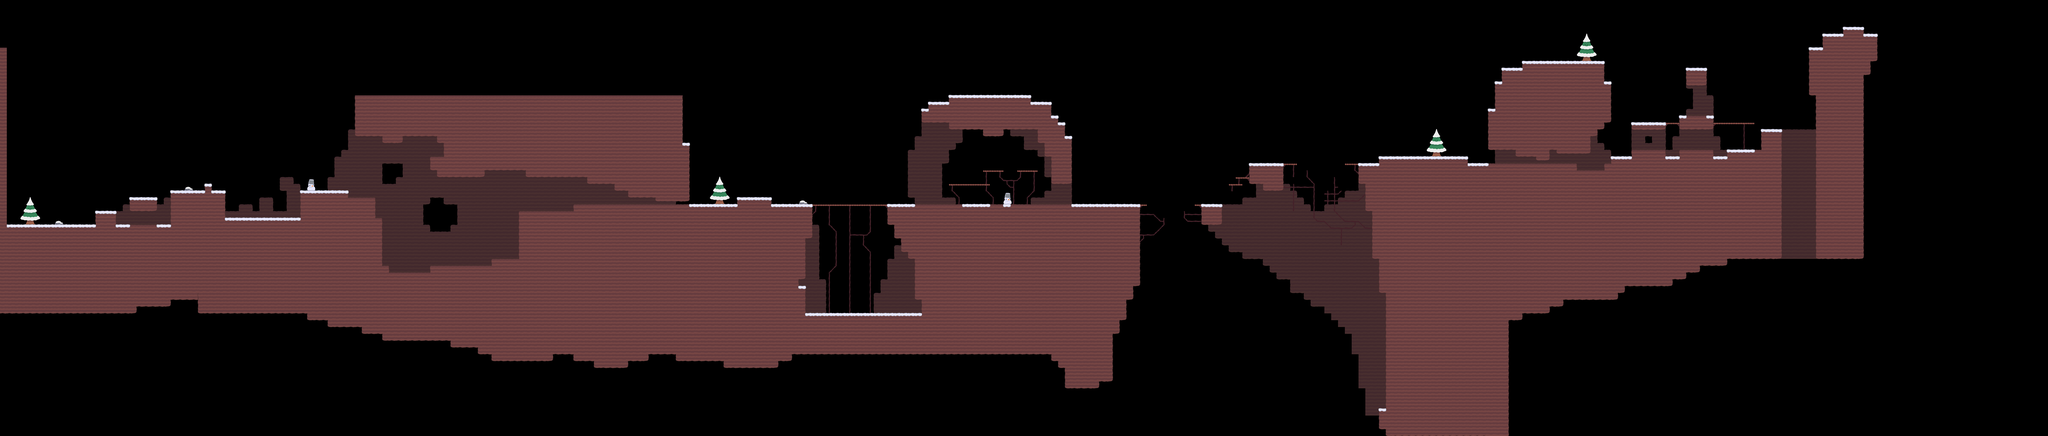

Rendered tile map (Tiled .tmx) drawn with the repository's tilesets; below, a short description and the map source with its tile grids summarised:
An orthogonal 300x64 tile map with 48x48 px tiles, 3 tile layers (TilesBack, Tiles, TilesFront), 3 tilesets and 103 objects (3x X).

<map version="1.2" tiledversion="1.2.3" orientation="orthogonal" renderorder="right-down" width="300" height="64" tilewidth="48" tileheight="48" infinite="0" nextlayerid="10" nextobjectid="187">
 <tileset firstgid="1" source="Tilesets/terrain.tsx" />
 <tileset firstgid="113" source="Templates/Template Sprites/template_sprites.tsx" />
 <tileset firstgid="123" source="Tilesets/Decorations.tsx" />
 <layer id="7" name="TilesBack" width="300" height="64">
  <properties>
   <property name="priority" type="int" value="50" />
  </properties>
  <data>[19200 cells, 2123 non-empty, 24 distinct tile ids]</data>
 </layer>
 <objectgroup id="5" name="ObjectsBack">
  <properties>
   <property name="priority" type="int" value="40" />
  </properties>
  <object id="17" template="Templates/Spikes.tx" x="1584" y="1536" />
  <object id="18" template="Templates/Spikes.tx" x="1632" y="1536" />
  <object id="19" template="Templates/Spikes.tx" x="1680" y="1536" />
  <object id="20" template="Templates/Spikes.tx" x="1728" y="1536" />
  <object id="21" template="Templates/Spikes.tx" x="1776" y="1536" />
  <object id="22" template="Templates/Spikes.tx" x="1824" y="1536" />
  <object id="23" template="Templates/Spikes.tx" x="1872" y="1536" />
  <object id="24" template="Templates/Spikes.tx" x="1920" y="1536" />
  <object id="25" template="Templates/Spikes.tx" x="1968" y="1536" />
  <object id="26" template="Templates/Spikes.tx" x="2016" y="1536" />
  <object id="27" template="Templates/Spikes.tx" x="2064" y="1536" />
  <object id="50" template="Templates/Button.tx" x="1440" y="1296">
   <properties>
    <property name="link" value="start_button" />
   </properties>
  </object>
  <object id="92" template="Templates/CatEnemy.tx" x="3041" y="1104" />
  <object id="97" template="Templates/Spikes.tx" x="2688" y="1872" />
  <object id="98" template="Templates/Spikes.tx" x="2736" y="1920" />
  <object id="99" template="Templates/Spikes.tx" x="2784" y="1920" />
  <object id="100" template="Templates/Spikes.tx" x="2880" y="1920" />
  <object id="101" template="Templates/Spikes.tx" x="2832" y="1920" />
  <object id="102" template="Templates/Spikes.tx" x="2928" y="1920" />
  <object id="103" template="Templates/Spikes.tx" x="2976" y="1920" />
  <object id="104" template="Templates/Spikes.tx" x="3024" y="1872" />
  <object id="105" template="Templates/Spikes.tx" x="3072" y="1872" />
  <object id="106" template="Templates/Spikes.tx" x="3120" y="1872" />
  <object id="107" template="Templates/Spikes.tx" x="3168" y="1872" />
  <object id="108" template="Templates/Spikes.tx" x="3216" y="1872" />
  <object id="109" template="Templates/Spikes.tx" x="3264" y="1872" />
  <object id="110" template="Templates/Spikes.tx" x="3312" y="1872" />
  <object id="112" template="Templates/Spikes.tx" x="3360" y="1872" />
  <object id="113" template="Templates/Spikes.tx" x="3408" y="1872" />
  <object id="114" template="Templates/Spikes.tx" x="3456" y="1824" />
  <object id="115" template="Templates/Spikes.tx" x="3504" y="1824" />
  <object id="116" template="Templates/Spikes.tx" x="3552" y="1824" />
  <object id="117" template="Templates/Spikes.tx" x="3600" y="1824" />
  <object id="118" template="Templates/Button.tx" x="3120" y="1104" rotation="-90">
   <properties>
    <property name="active" type="bool" value="true" />
    <property name="link" value="switch" />
   </properties>
  </object>
  <object id="120" template="Templates/Checkpoint.tx" x="3888" y="1488" />
  <object id="127" template="Templates/CatEnemy.tx" x="5280" y="1392" />
  <object id="128" template="Templates/Button.tx" x="7008" y="960" rotation="-180">
   <properties>
    <property name="link" value="stackButton" />
   </properties>
  </object>
  <object id="130" template="Templates/WatermelonSpawner.tx" x="6864" y="1440">
   <properties>
    <property name="spawnMode" value="OnStacked" />
   </properties>
  </object>
  <object id="131" template="Templates/Switchblock.tx" x="7440" y="1344">
   <properties>
    <property name="active" type="bool" value="true" />
    <property name="link_trigger" value="stackButton" />
    <property name="switchOnce" type="bool" value="true" />
   </properties>
  </object>
  <object id="132" template="Templates/Switchblock.tx" x="7440" y="1392">
   <properties>
    <property name="active" type="bool" value="true" />
    <property name="link_trigger" value="stackButton" />
    <property name="switchOnce" type="bool" value="true" />
   </properties>
  </object>
  <object id="133" template="Templates/Switchblock.tx" x="7440" y="1440">
   <properties>
    <property name="active" type="bool" value="true" />
    <property name="link_trigger" value="stackButton" />
    <property name="switchOnce" type="bool" value="true" />
   </properties>
  </object>
  <object id="134" template="Templates/CatEnemy.tx" x="8880" y="1152">
   <properties>
    <property name="stack" type="int" value="1" />
   </properties>
  </object>
  <object id="135" template="Templates/CatEnemy.tx" x="9552" y="1152">
   <properties>
    <property name="stack" type="int" value="7" />
   </properties>
  </object>
  <object id="136" template="Templates/Checkpoint.tx" x="7824" y="1440" />
  <object id="138" template="Templates/WatermelonSpawner.tx" x="10992" y="1152">
   <properties>
    <property name="spawnEntity" value="CatEnemy" />
   </properties>
  </object>
  <object id="144" template="Templates/Switchblock.tx" x="12528" y="960">
   <properties>
    <property name="active" type="bool" value="true" />
    <property name="link_trigger" value="pit" />
   </properties>
  </object>
  <object id="145" template="Templates/Switchblock.tx" x="12576" y="960">
   <properties>
    <property name="active" type="bool" value="true" />
    <property name="link_trigger" value="pit" />
   </properties>
  </object>
  <object id="146" template="Templates/Switchblock.tx" x="12624" y="960">
   <properties>
    <property name="active" type="bool" value="true" />
    <property name="link_trigger" value="pit" />
   </properties>
  </object>
  <object id="147" template="Templates/Switchblock.tx" x="12672" y="960">
   <properties>
    <property name="active" type="bool" value="true" />
    <property name="link_trigger" value="pit" />
   </properties>
  </object>
  <object id="148" template="Templates/Switchblock.tx" x="12720" y="960">
   <properties>
    <property name="active" type="bool" value="true" />
    <property name="link_trigger" value="pit" />
   </properties>
  </object>
  <object id="161" template="Templates/Checkpoint.tx" x="11376" y="1104" />
  <object id="164" template="Templates/Cannon.tx" x="12384" y="1008" rotation="-180">
   <properties>
    <property name="baseRotation" type="float" value="-90" />
   </properties>
  </object>
  <object id="165" template="Templates/Cannon.tx" x="12384" y="960" rotation="-180">
   <properties>
    <property name="baseRotation" type="float" value="-90" />
   </properties>
  </object>
  </objectgroup>
 <layer id="8" name="Tiles" width="300" height="64">
  <properties>
   <property name="priority" type="int" value="30" />
  </properties>
  <data>[19200 cells, 5758 non-empty, 36 distinct tile ids]</data>
 </layer>
 <objectgroup id="4" name="Objects">
  <properties>
   <property name="priority" type="int" value="20" />
  </properties>
  <!-- 49 objects omitted --></objectgroup>
 <layer id="9" name="TilesFront" width="300" height="64">
  <properties>
   <property name="priority" type="int" value="10" />
  </properties>
  <data>[19200 cells, 0 non-empty, 0 distinct tile ids]</data>
 </layer>
 <objectgroup id="6" name="ObjectsFront">
  <properties>
   <property name="priority" type="int" value="0" />
  </properties>
  <!-- 5 objects omitted --></objectgroup>
</map>
<!-- 50 of 103 objects omitted -->